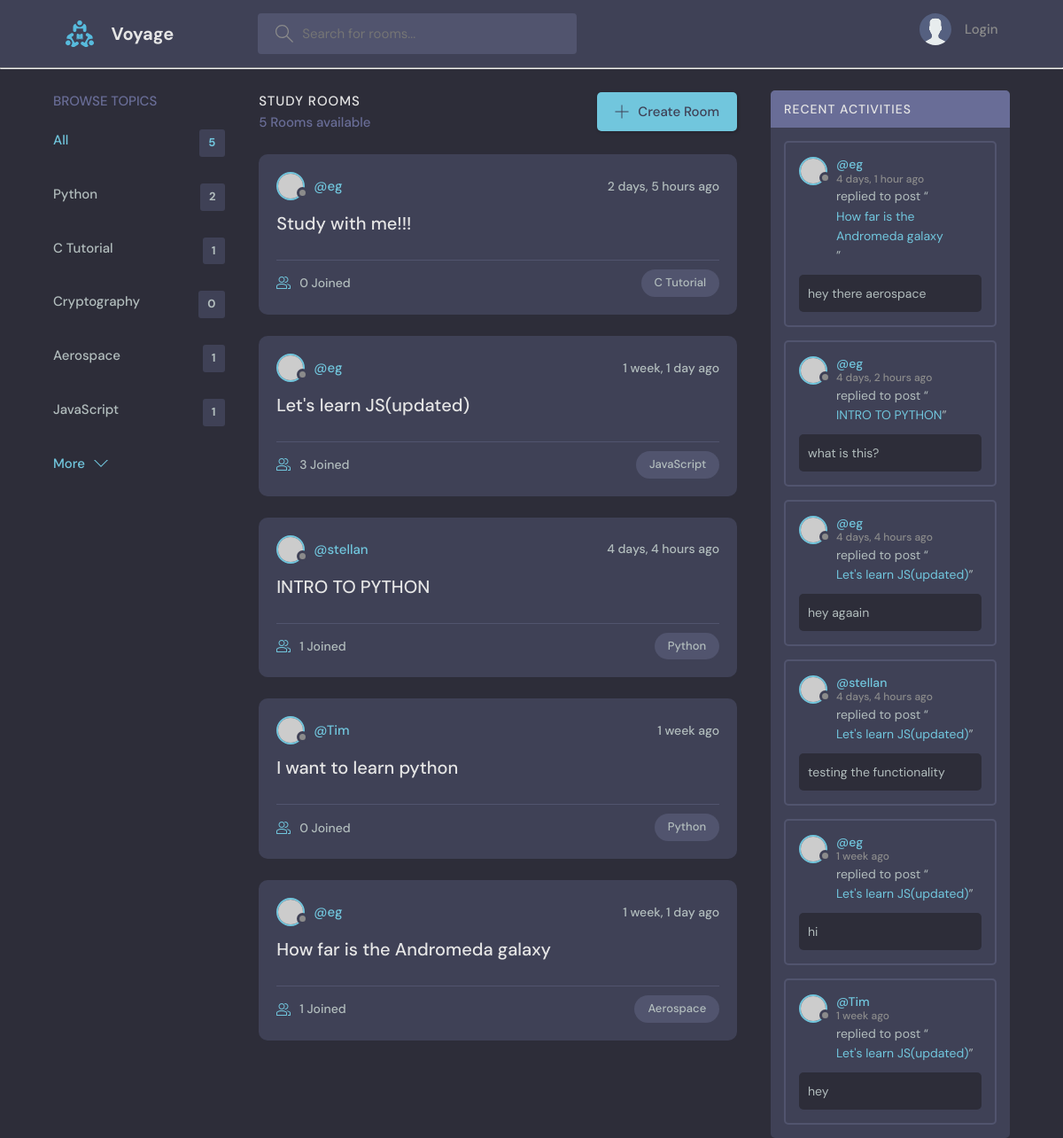
The app's page /, older data.
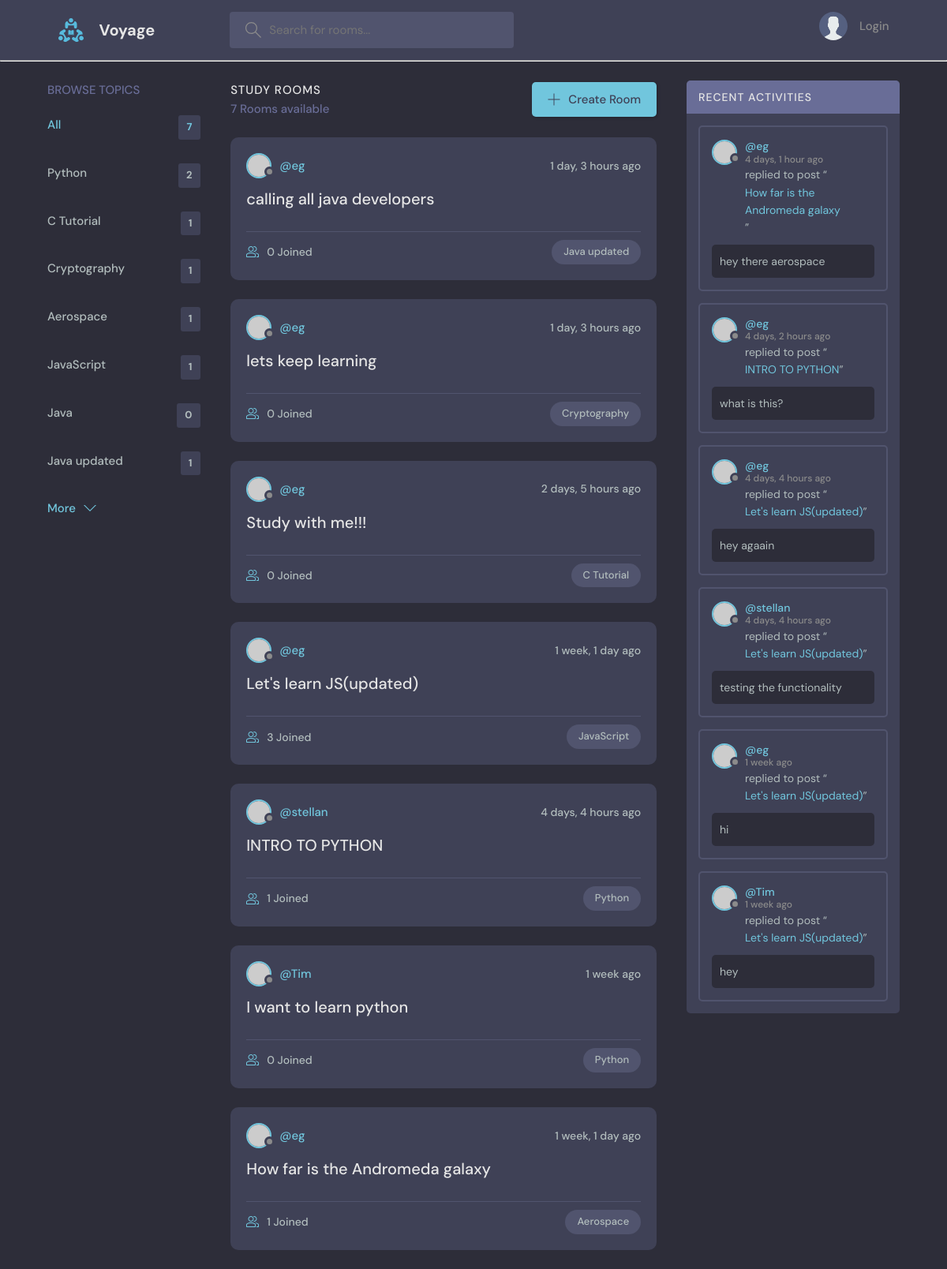
The same page, newer data.
### foot/models.py (models this page shows, shortened)
class Topic(models.Model):
    name = models.CharField(max_length=50)

class Room (models.Model):
    host = models.ForeignKey(User, on_delete=models.SET_NULL, null=True)
    topic = models.ForeignKey(Topic, on_delete=models.SET_NULL, null=True)
    name = models.CharField(max_length=200)
    description = models.TextField(null=True, blank=True)
    participants = models.ManyToManyField(User, related_name='participants', blank=True)
    updated = models.DateTimeField(auto_now=True)
    created = models.DateTimeField(auto_now_add=True)
    class Meta:
        ordering = ['-updated', '-created']
    def __str__(self):
        return self.name

class Message(models.Model):
    user = models.ForeignKey(User, on_delete=models.CASCADE)
    room = models.ForeignKey(Room, on_delete=models.CASCADE)
    body = models.CharField()
    updated = models.DateTimeField(auto_now=True)
    created = models.DateTimeField(auto_now_add=True)
    class Meta:
            ordering = ['-updated', '-created']
    def __str__(self):
        return self.body[0:50]

### foot/views.py (the view)
# urls.py: path('', views.Home, name="home" ),
def Home(request):
    q = request.GET.get('q') if request.GET.get('q') != None else ''
    rooms = Room.objects.filter(
        Q(topic__name__icontains = q) |
        Q(name__icontains=q) |
        Q(description__icontains=q)
    )
    topics = Topic.objects.all()
    room_count = rooms.count()
    room_messages = Message.objects.filter(Q(room__topic__name__icontains=q))
    context = {'rooms':rooms, 'topics':topics, 'room_count':room_count,
               'room_messages':room_messages}
    return render(request, 'foot/home.html', context)

### foot/templates/foot/home.html (shortened to what this page needs)
{% extends 'main.html' %}
{% block content%}
    <main class="layout layout--3">
      <div class="container">
          {% include 'foot/topics_component.html' %}
        <div class="roomList">
      <div class="roomList__header">
        <div>
          <h2>Study Rooms</h2>
          <p>{{room_count}} Rooms available</p>
        </div>
        <a class="btn btn--main" href="{% url 'create-room' %}">
          <svg version="1.1" xmlns="http://www.w3.org/2000/svg" width="32" height="32" viewBox="0 0 32 32">
            <title>add</title>
            <path
              d="M16.943 0.943h-1.885v14.115h-14.115v1.885h14.115v14.115h1.885v-14.115h14.115v-1.885h-14.115v-14.115z">
            </path>
          </svg>
          Create Room
        </a>
      </div>
      {% include 'foot/feed_component.html' %}
        </div>
        {% include 'foot/activity_component.html'%}
      </div>
    </main>
{% endblock%}

### foot/templates/foot/topics_component.html
  <div class="topics">
          <div class="topics__header">
            <h2>Browse Topics</h2>
          </div>
          <ul class="topics__list">
            <li>
              <a href="{% url 'home' %}" class="active">All <span>{{topics.count}}</span></a>
            </li>
                 {% for topic in topics %}
            <li>
              <a href="{% url 'home' %}?q={{ topic.name }}">{{topic.name}} <span>{{topic.room_set.all.count}}</span></a>
            </li>
{% endfor %}
          </ul>
          <a class="btn btn--link" href="topics.html">
            More
            <svg version="1.1" xmlns="http://www.w3.org/2000/svg" width="32" height="32" viewBox="0 0 32 32">
              <title>chevron-down</title>
              <path d="M16 21l-13-13h-3l16 16 16-16h-3l-13 13z"></path>
            </svg>
          </a>
        </div>

### foot/templates/foot/feed_component.html (shortened to what this page needs)
{% for room in rooms %}
  <div class="roomListRoom">
    <div class="roomListRoom__header">
      <a href="{% url 'user-profile' room.host.id %}" class="roomListRoom__author">
        <div class="avatar avatar--small">
          <img src="https://randomuser.me/api/portraits/women/11.jpg" />
        </div>
        <span>@{{ room.host.username }}</span>
      </a>
      <div class="roomListRoom__actions">
        <span>{{ room.created|timesince }} ago</span>
      </div>
    </div>
    <div class="roomListRoom__content">
      <a href="{% url 'room' room.id %}">{{ room.name }}</a>
    </div>
    <div class="roomListRoom__meta">
      <a href="{% url 'room' room.id %}" class="roomListRoom__joined">
        {{ room.participants.all.count }} Joined
      </a>
      <p class="roomListRoom__topic">{{ room.topic.name }}</p>
    </div>
  </div>
{% endfor %}

### foot/templates/foot/activity_component.html (shortened to what this page needs)
 <div class="activities">
          <div class="activities__header">
            <h2>Recent Activities</h2>
          </div>
          {% for message in room_messages %}
          <div class="activities__box">
            <div class="activities__boxHeader roomListRoom__header">
              <a href="{% url 'user-profile' message.user.id %}" class="roomListRoom__author">
                <div class="avatar avatar--small">
                  <img src="https://randomuser.me/api/portraits/women/11.jpg" />
                </div>
                <p>
                  @{{ message.user }}
                  <span>{{ message.created|timesince }} ago</span>
                </p>
              </a>
            </div>
            <div class="activities__boxContent">
              <p>replied to post “<a href="{% url 'room' message.room.id %}">{{message.room}}</a>”</p>
              <div class="activities__boxRoomContent">
               {{ message }}
              </div>
            </div>
          </div>
         {% endfor %}
        </div>

Row changes from the older to the newer data that the page shows:
computed for Topic "Cryptography": room_set.all.count "0" → "1"
added Topic: name "Java", room_set.all.count "0"
added Topic: name "Java updated", room_set.all.count "1"
added Room: host.username "eg", created "1 day, 3 hours", name "calling all java developers", participants.all.count "0", topic.name "Java updated"
added Room: host.username "eg", created "1 day, 3 hours", name "lets keep learning", participants.all.count "0", topic.name "Cryptography"
Text that changed along with them:
{{ topics.count }}: "5" → "7"
{{ room_count }}: "5" → "7"
